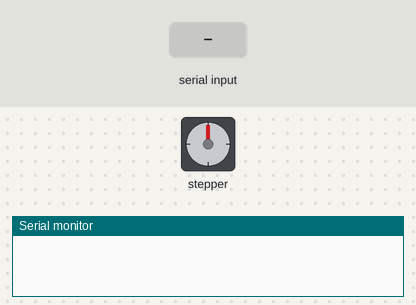
This sketch was run on a simulated Arduino Uno, built with avr-gcc and run on an emulated ATmega328P. Parts: stepper motor, the last lines printed to the serial monitor. Inputs (shaded band) come from the test bench. Stepper angles assume 2048 steps per turn.

Above: at 1.2 s.
1.3 s: "I" received over Serial
At 3.0 s:
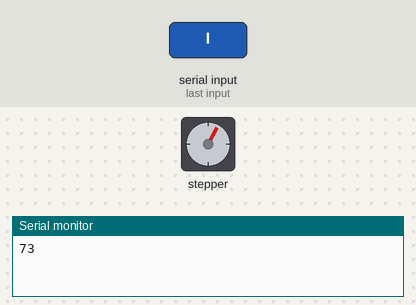
3.3 s: "I" received over Serial
At 4.6 s:
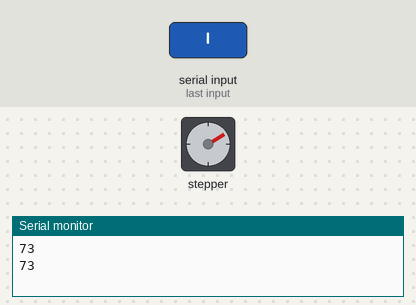
Timing chart, 0 to 6.3 s (numbered marks = the images above; inputs shaded):
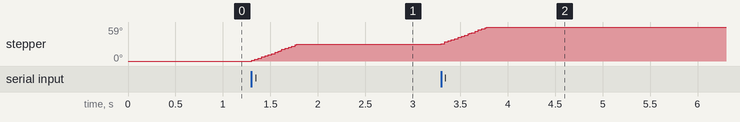

Measured:
- after the input at 1.3 s, stepper: turns 29° clockwise in 0.48 s, starting at once
- after the input at 3.3 s, stepper: turns 30° clockwise in 0.48 s, starting at once

The sketch:

serial.ino
```cpp
#include <Stepper.h>
char val;
const int stepsPerRevolution = 2048; // change this to fit the number of steps per revolution

// initialize the stepper library on pins 8 through 11:
Stepper myStepper(stepsPerRevolution, 8, 10, 9, 11);

void setup()
{
    // set the speed at 10 rpm:
    myStepper.setSpeed(10);
    // initialize the serial port:
    Serial.begin(9600);
}

void loop()
{
    if(Serial.available() > 0) {
        val = Serial.read();
        Serial.println(val, DEC);
    }
    if (val == 'I') {
        myStepper.step(stepsPerRevolution / 12);
        delay(1000);
    }
    if (val == 'O') {
        myStepper.step(-stepsPerRevolution / 12);
        delay(1000);
    }
    val = "X";
}
```
